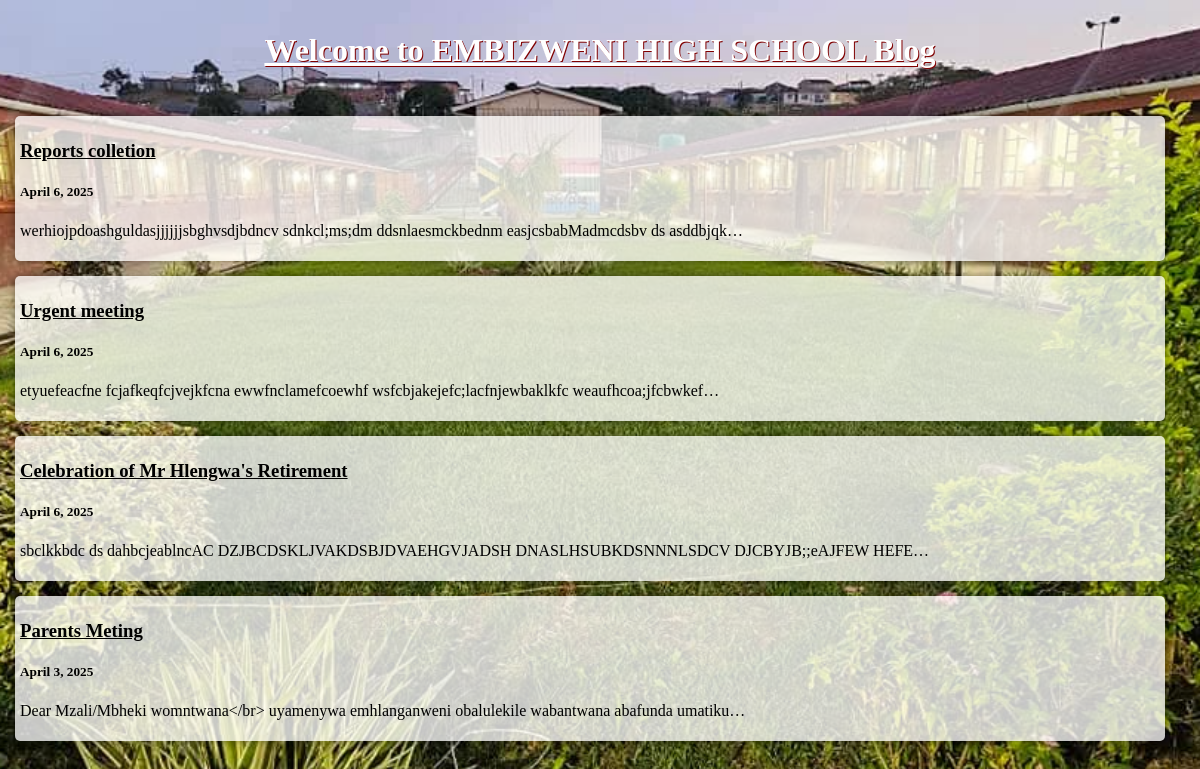
Screenshot of /blog/ with the database file from the repository.
### blog/models.py (models this page shows, shortened)
class Blog(models.Model):
    tittle = models.CharField(max_length=150)
    date = models.DateField(blank=True, null=True)
    description = models.TextField(max_length=10000)

### blog/views.py (the view)
# urls.py: path('',views.All_blogs, name='All_blogs'),
def All_blogs(request):
    blogs = Blog.objects.order_by('-date')
    return render(request,'blog/All_blogs.html', {'blogs':blogs})

### blog/templates/blog/All_blogs.html (shortened to what this page needs)
{% load static %}
<body>
    <div class="tittle">
        <p>Welcome to EMBIZWENI HIGH SCHOOL Blog</p>
    </div>
    {% for blog in blogs %}
    <div class="container">
        <a href="{% url "blog:detail" blog.id %}"><h3>{{ blog.tittle }}</h3></a>
        <h5>{{ blog.date}}</h5>
        <p>{{ blog.description| truncatechars:100}}
    </div>
    {% endfor %}
</body>

### rows the page displays
Blog: tittle "Reports colletion", date "April 6, 2025", description "werhiojpdoashguldasjjjjjjsbghvsdjbdncv sdnkcl;ms;dm ddsnlaesmckbednm easjcsbabMadmcdsbv ds asddbjqk…"
Blog: tittle "Urgent meeting", date "April 6, 2025", description "etyuefeacfne fcjafkeqfcjvejkfcna ewwfnclamefcoewhf wsfcbjakejefc;lacfnjewbaklkfc weaufhcoa;jfcbwkef…"
Blog: tittle "Celebration of Mr Hlengwa's Retirement", date "April 6, 2025", description "sbclkkbdc ds dahbcjeablncAC DZJBCDSKLJVAKDSBJDVAEHGVJADSH DNASLHSUBKDSNNNLSDCV DJCBYJB;;eAJFEW HEFE…"
Blog: tittle "Parents Meting", date "April 3, 2025", description "Dear Mzali/Mbheki womntwana</br> uyamenywa emhlanganweni obalulekile wabantwana abafunda umatiku…"
